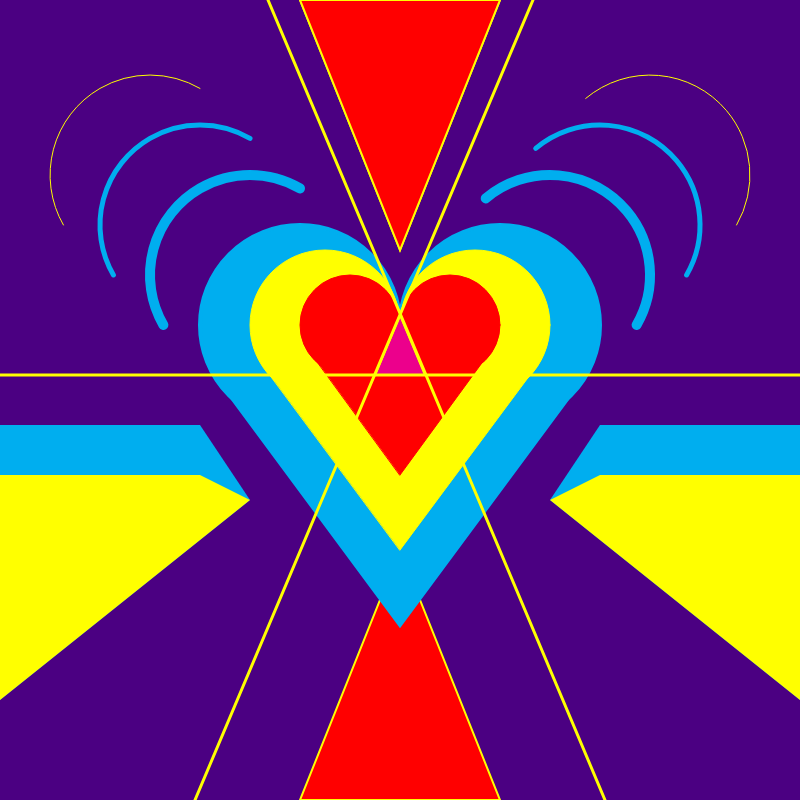
Frame 1 (no input)
Frame 60 (no input): identical to frame 1, image omitted
Frame 120 (the mouse pressed at the canvas centre since frame 60): identical to frame 1, image omitted

The p5.js sketch that drew this single still picture (run headless with seeded random() and noise() and a simulated clock; from frame 60 on, the mouse is pressed at the canvas centre):

// p5.js sketch
// ── sketch.js
// Global Variables
var backgroundColor = "indigo";//strings
var circleBase = 100;
var circleOffset = 100;
var circleY = 325;
var quadOffset = 50;
var y = "yellow";
var r = "red";
var arcX = 250;
var arcY = 275;
var arcX2 = 550;
var arcWH = 200;


function setup() {
  // put setup code here
  createCanvas (800,800);

}

function draw() {
    // put drawing code here
    background(backgroundColor);

    fill(r);
    strokeWeight(2);
    stroke(y)
    //bottom center triangle
    triangle(300,0,500,0,400,250);
    triangle(300,800,500,800,400,550);

    fill(0,174,239);
    noStroke();
    //quad left side
    quad(0,425,200,425,250,500,0,700);

    //quad right side
    quad(600,425,800,425,800,700,550,500);

    fill(y);
    //quadOffset left side
    quad(0,425 + quadOffset,200,425+quadOffset,250,500,0,700);

    //quadoffset right side
    quad(600,425+ quadOffset,800,425+ quadOffset,800,700,550,500);

    //blue heart
    fill(0,174,239);
    strokeWeight(4);
    stroke(0,174,239);
    //blue heart left ellipse
    ellipse(300,circleY,circleBase + 100,circleBase + 100);

    //blue heart right ellipse
    ellipse(500,circleY,200,200);

    //blue heart bottom triangle
    triangle(215,375,585,375,400,625);

    //yellow heart
    fill(y);
    strokeWeight(1);
    stroke(y);
    //yellow heart left ellipse
    ellipse(325,circleY,circleBase + 50,circleBase + 50);

    //yellow heart right ellipse
    ellipse(475,circleY,150,150);

    //yellow heart bottom triangle
    triangle(270,375,530,375,400,550);

    //red heart
    fill(r);
    strokeWeight(1);
    stroke(r);

    //red heart left ellipse
    ellipse(350,circleY,circleBase,circleBase);

    //red heart right ellipes
    ellipse(450,circleY,circleBase,circleBase);

    //red heart bottom triangle
    triangle(305,345,495,345,400,475);

    //center triangle
    fill(236,0,140);
    strokeWeight(2);
    stroke(y);
    triangle(375,375,400,315,425,375);

    strokeWeight(3);
    //horizontal yellow line
    line(0,375,800,375);

    //diagonal yellow line left to right
    line(268,0,605,800);

    //diagonal yellow line right to left
    line(533,0,195,800);

    fill(r);
    strokeWeight(2);
    stroke(y);
    //top center triangle
    triangle(300,0,500,0,400,250);

    // offset curves
    noFill();
    strokeWeight(10);
    stroke(0,174,239);
    angleMode(DEGREES);
    arc(arcX,arcY,arcWH,arcWH,150,300);
    arc(arcX2,arcY,arcWH,arcWH,230,30);

    strokeWeight(5);
    arc(arcX -50,arcY -50,arcWH,arcWH,150,300);
    arc(arcX2 +50,arcY -50,arcWH,arcWH,230,30);

    strokeWeight(1);
    stroke(y);
    arc(arcX -100,arcY -100,arcWH,arcWH,150,300);
    arc(arcX2 +100,arcY -100,arcWH,arcWH,230,30);


}
